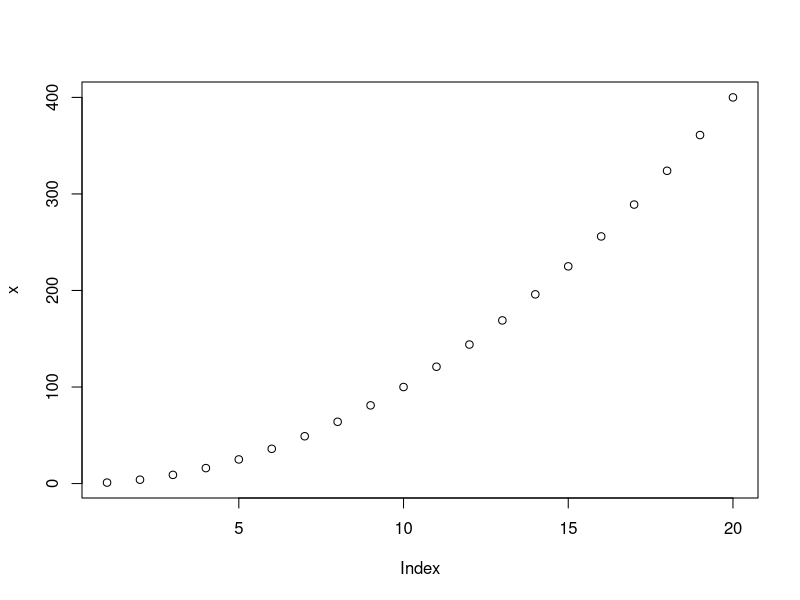
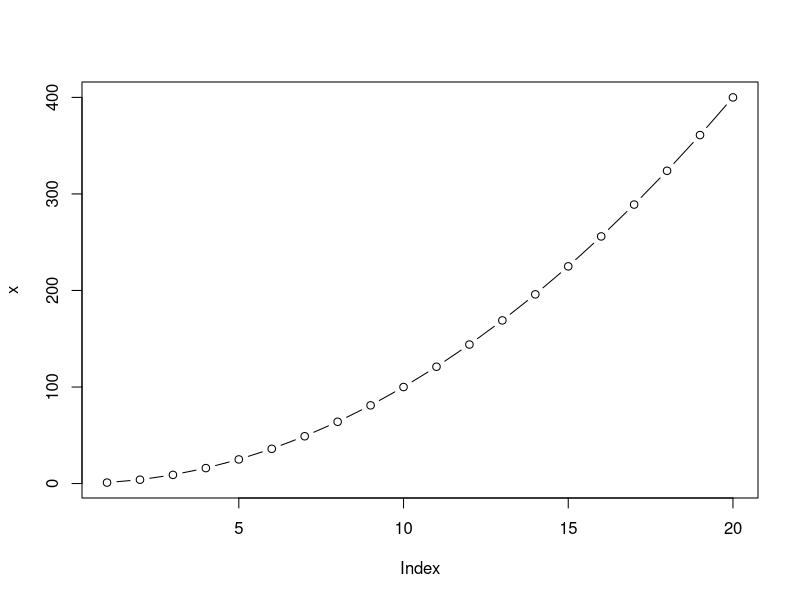
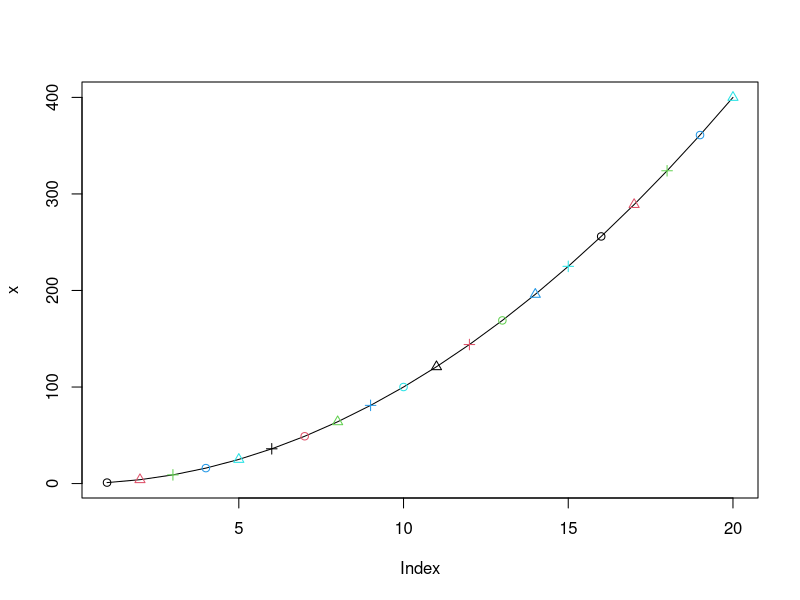
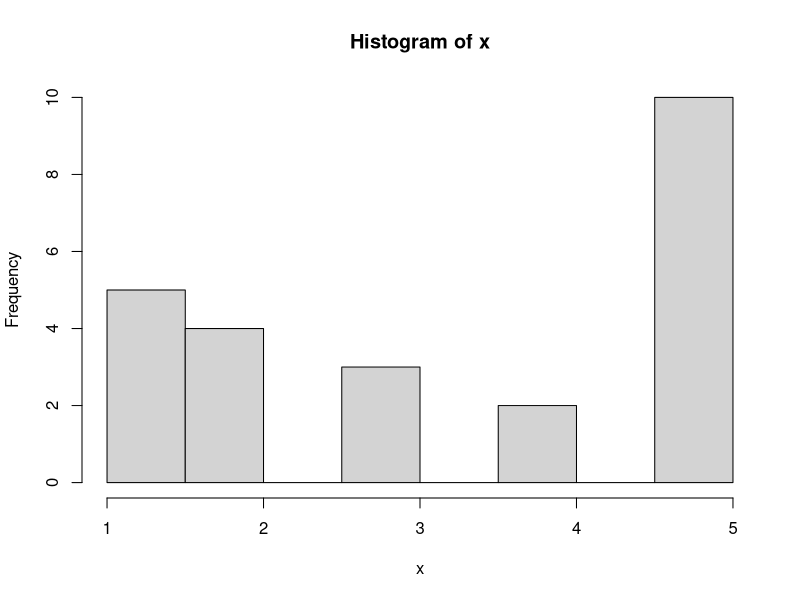
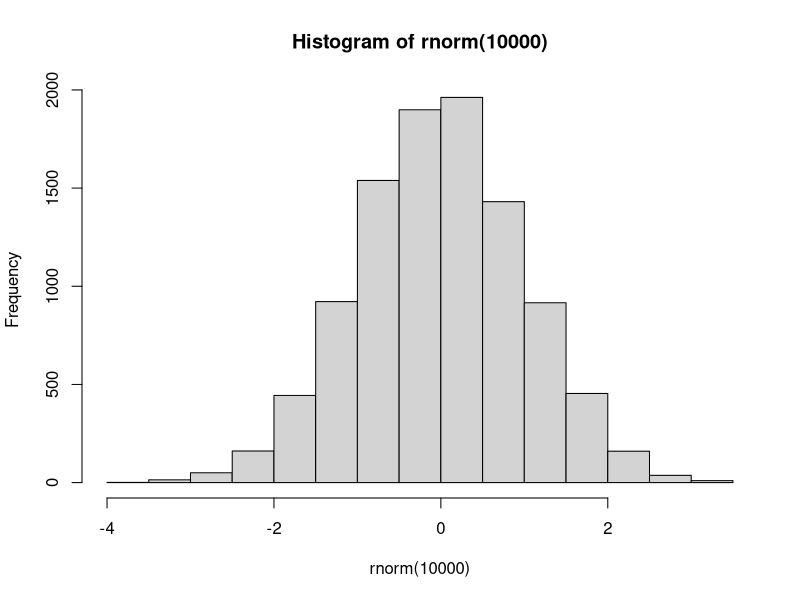

The R source for these figures, in order:
x<-1:10
print(x)
x[4]<-"String" #no es necesario especificar tipo solo si se cambia
print(x)

LOG <-function(n)n*2
print(LOG(100))

#character scaping, especificar caracteres literales
x <- c("Doble comilla",'comilla simple')
print(x)
x <- c("Doble comilla",'comilla " simple')
print(x)
x <- c("doble comilla",'comilla " simple',"poner doble comilla \" interna")
print(x)
x <- c("Prueba")
print(nchar(x))
x<-c("Prueba\"")
print(x)
print(nchar(x))

x<- c("Prueba\\")
print(x)
print(nchar(x))

x<- c("Prueba\\\\") 
print(x)
print(nchar(x))

#NA--> dato que falta,es como borrar la variable, not found y NA es casi lo mismo
x <-c(1,2,3,NA,6)
print(x)

x=NULL
#tambien existe null, es como borrar variable
print(ls())
x <-c("1","2","3","no jala")
print(x)
as.numeric(x)
print(x)

#para quitar haces esto
na.omit(as.numeric(x))
is.na(x)
n<-as.numeric(x)
print(n)
print(is.na(n))
#no se puede hacer n==NA
print(n==NA)
Inf
-Inf
#generar seccuencias
print(seq(1,10))
print(seq(1,10,3))
print(seq(1,11,3))
#print(seq(11,1,3))
print(seq(11,1))
print(seq(11,11,-3))

print(seq(11,1,length.out=4))#(11-1)/4 y se le suma el valor

print(pi)
print(letters)
print(LETTERS)
print(month.name)

print(rep(1:3,times=c(3,2,1)))
print(rep(1:3,times=30:28))

print(table(rep(1:3,times=30:28)))
print(rep(1:3,times=3))

print(1:5)
print(seq(5,1))
print(rep(5,4))
print(seq(1,100,by=4))
print(1:25*4-3)

#Indexado de vectores
x<-1:100
print(x)
print(x[8])
x<-100:1
print(x)
print(x[8])

print(x[0])#no se puede, regresa vector null
print(x[-1])#regresa vector sin el primer elemento
print(x[-1][8])
print(x[-c(1,3,5)])
print(x)
print(x[-c(-1,-3,-5)])#solo puede eliminar o seleccionar, no se pueden mezclar

print(x[c(1,1,1,1,1,1,2,2,2,2,2,3,4,5)])

x<- 1:5
names(x)<-c("A","B","C","D","E") #en R no se llama diccionario, se llama vector nombrado
print(x)
print(x[4])
print(x["E"])

print(x[x>3])
print(x>3)

print(x[x>3&x<5])
print(x[x>=3&x<5])

y<-c(1,3,5)
print(y)
y<-c(1,3,5,7)
print(y)
print(x)
print(x[x%in%y])
print(x[y%in%x])
print(y%in%x)
print(y%in%x)

#matrices
m <- matrix(c(1:9),nrow=3,ncol=3,byrow=FALSE,dimnames=list(c("ROW1","ROW2","ROW3"),c("COL1","COL2","COL3")))
print(m)
print(m[2,2])
print(m[1,3])
print(m[1,])#regresa columna
print(m[,3])#regresa fila

#arrays
arry <- array(1:24,dim=c(3,4,2))
print(arry)

#Dataframes--> permite tener diferentes tipos de dato

#listas pueden combinarse
l<-list(c(1,5,3),matrix(1:6,nrow=3),c("Hello","world"))
print(l)
print(l[[2]][,2])
print(l[2])
print(l[2:3])
print(l[[2]][3])
print(l[[2]])

#ploteo
x<-c(1:20)^2
plot(x,type="p")
plot(x,type="b")
plot(x,type="o",pch=1:3,col=1:5)
x<-rep(1:5,times=c(5,4,3,2,10))
print(table(x))
hist(x)
hist(rnorm(10000))

gender <-(c("machote","feminista","machote","feminista","feminista"))
print(gender)#no sale entre comillas es factor
class(gender)
gender.char<-(c("machote","feminista","machote","feminista","feminista"))
print(class(gender.char))
print(gender)
print(as.integer(gender)) #te permite representarlo como numero

L<-list(c(1,5,3),matrix(1:6,nrow=3),c("Hello","World"))

v = list(bob=c(2,3,5),john=c("aa","bb"))
print(v)
